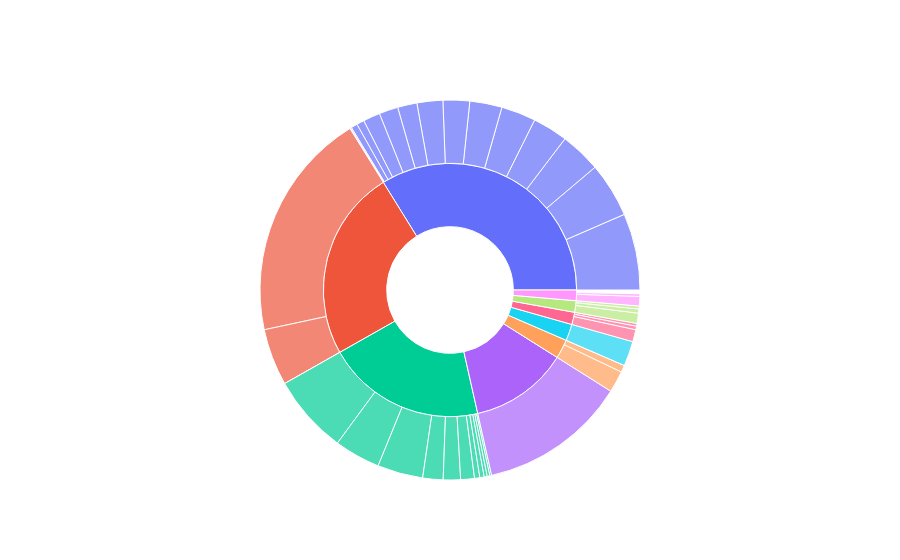

Notebook code cell kept with this figure:
### Code cell
import plotly.graph_objects as go
# px.sunburst(df, path=['project', 'task'], values='task time duration')
fig = go.Figure()
fig.add_trace(
    go.Sunburst(
        values = values,
        parents = parents,
        labels = labels,
        branchvalues = 'total', 
        # maxdepth = 2,
        textinfo = "none"
    )
)
fig.show()

### Figure 1 — Plotly figure (JSON) as saved in the notebook; plotly's stock layout.template omitted (floating-point values rounded to 4 significant figures)
{"data": [{"branchvalues": "total", "labels": ["DLP Course 1", "DLS Course 2 Week 2", "DLS Course 2 Week 3", "DLS Course 4 Week 1", "DLS Course 4 Week 2", "DLS Course 4 Week 3", "DLS Course 4 Week 4", "DLS Course 5", "Hands on ML", "Inception Paper", "NLP Course 2", "Res Net Paper", "TIP Course 1", "TIP Course 2", "TIP Course 3", "TIP Course 4", "applying to a data science intern position", "mails, docs, pdfs", "resume", "assignment", "DSD", "DSD TA", "ED Assignment ", "Electronic Devices UT 1", "Math for UT", "Network Theory UT 1", "NT Unit 1", "reading economics for speech ", "Signals and Systems", "TBI data collection", "", "DL", "PyPi setup", "Detecting Pneumonia ", "Mechanisms of Action (MoA) Prediction", "OpenVaccine: COVID-19 mRNA Vaccine Degradation Prediction", "Applying for Fellowship ", "Creating Resume", "Filling the MLH Form ", "reading unscripted", "three js", "creating plotly based 3d scatter plots for wfn", "reading about mediawiki api", "WFN PPT", "chores", "Books and Courses", "College Work", "Kaggle", "web development(WFN)", "Wiki For Nerds", "Googling/Browsing", "Overall", "Side Projects", "total"], "parents": ["Books and Courses", "Books and Courses", "Books and Courses", "Books and Courses", "Books and Courses", "Books and Courses", "Books and Courses", "Books and Courses", "Books and Courses", "Books and Courses", "Books and Courses", "Books and Courses", "Books and Courses", "Books and Courses", "Books and Courses", "Books and Courses", "chores", "chores", "chores", "College Work", "College Work", "College Work", "College Work", "College Work", "College Work", "College Work", "College Work", "College Work", "College Work", "College Work", "Googling/Browsing", "Googling/Browsing", "Googling/Browsing", "Kaggle", "Kaggle", "Kaggle", "Overall", "Overall", "Overall", "Side Projects", "web development(WFN)", "Wiki For Nerds", "Wiki For Nerds", "Wiki For Nerds", "total", "total", "total", "total", "total", "total", "total", "total", "total", ""], "textinfo": "none", "type": "sunburst", "values": [694000, 12879000, 18050000, 11495000, 17518117, 5146000, 4308000, 23492000, 37200000, 254000, 51951000, 212000, 23887000, 27679000, 21825000, 13140000, 1826000, 8234000, 2423000, 9322000, 31200000, 1800000, 3600000, 11700000, 30900000, 53499000, 1202000, 2963000, 13800000, 2031000, 2521000, 6438000, 1800000, 38590000, 3000, 155695000, 3000, 14634000, 4800000, 100006000, 16857000, 2808000, 1974000, 6953000, 12483000, 269730117, 162017000, 194288000, 16857000, 11735000, 10759000, 19437000, 100006000, 797312117]}], "layout": {}}
